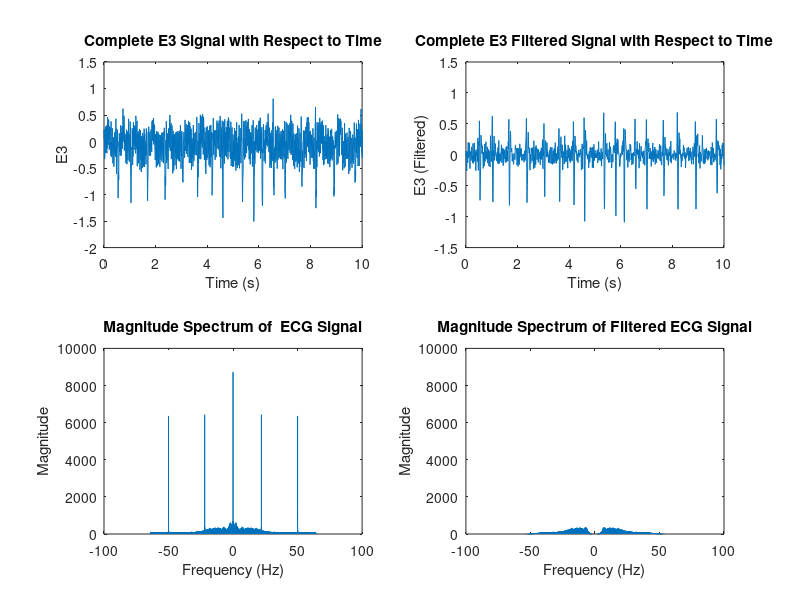

Source code (MATLAB): (Note: this script raises an error after producing the figure.)

sampling_rate = 128;
threshold = 0.38;     % Threshold for R-peak detection 
min_distance = 0.3 * sampling_rate; % Minimum distance between peaks (in samples)

data = load('E3.mat'); 
E3 = data.E3;

bandstop_freq1 = [21.95 22.05];
filter_order = 4; 

[bs_b1, bs_a1] = butter(filter_order, bandstop_freq1 / (sampling_rate / 2), 'stop');

E3_bandstopped1 = filtfilt(bs_b1, bs_a1, E3);

bandstop_freq2 = [49.95 50.05]; 

[bs_b2, bs_a2] = butter(filter_order, bandstop_freq2 / (sampling_rate / 2), 'stop');

E3_bandstopped2 = filtfilt(bs_b2, bs_a2, E3_bandstopped1);

filter_order = 4; 

[b, a] = butter(filter_order, [5 45] / (sampling_rate / 2), 'bandpass');

E3_filtered = filtfilt(b, a, E3_bandstopped2);


time = (0:length(E3)-1) / sampling_rate;


subplot(2,2,1);
plot(time, E3);
xlabel('Time (s)');
xlim([0 10]);
ylabel('E3');
title('Complete E3 Signal with Respect to Time');

n = length(E3_filtered); % Number of samples

subplot(2,2,2);
plot(time, E3_filtered);
xlabel('Time (s)');
xlim([0 10]);
ylabel('E3 (Filtered)');
title('Complete E3 Filtered Signal with Respect to Time');


f = (-n/2:n/2-1) * (sampling_rate / n);

subplot(2,2,3);

plot(f, abs(fftshift(abs(fft(E3)))));
xlabel('Frequency (Hz)');
ylabel('Magnitude');
ylim([0 10000]);
title('Magnitude Spectrum of  ECG Signal');

subplot(2,2,4);
plot(f, abs(fftshift(abs(fft(E3_filtered)))));
xlabel('Frequency (Hz)');
ylabel('Magnitude');
ylim([0 10000]);
title('Magnitude Spectrum of Filtered ECG Signal');


[pks, locs] = findpeaks(E3_filtered, 'MinPeakHeight', threshold, ...
                             'MinPeakDistance', min_distance);

RR_intervals = diff(locs) / sampling_rate;

HR = 60 ./ RR_intervals;

figure;
plot((1:length(E3_filtered)) / sampling_rate, E3_filtered, 'b'); 
hold on;
plot(locs / sampling_rate, pks, 'ro');
xlabel('Time (s)');
xlim([0 10]);
ylabel('ECG Amplitude');
title('Detected R-Peaks in Entire ECG Signal');
grid on;
legend('ECG Signal', 'R-Peaks');


avg_HR = mean(HR);
fprintf('Average Heart Rate: %.2f bpm\n', avg_HR);


num_minutes=10;
HRmin=[];
for k=1:num_minutes
    start_idx = (k-1)*60 + 1;
    end_idx = min(k*60, length(HR));
    temp = mean(HR(start_idx:end_idx));
    HRmin = [HRmin temp];
end

minutes = 1:num_minutes;

figure;
bar(minutes, HRmin);
xlabel('Minutes');
ylabel('Mean Heart Rate (bpm)');
title('Mean Heart Rate per Minute');
grid on;



time = (0:length(E3)-1) / sampling_rate;


figure;
plot(time, E3);
xlabel('Time (s)');
xlim([0 10]);
ylabel('E3');
title('Complete E3 Signal with Respect to Time');


f = (-n/2:n/2-1) * (sampling_rate / n);

figure;
plot(f, abs(fftshift(abs(fft(E3)))));
xlabel('Frequency (Hz)');
ylabel('Magnitude');
ylim([0 10000]);
title('Magnitude Spectrum of  ECG Signal');




n = length(E3_filtered); % Number of samples

figure;
plot(time, E3_filtered);
xlabel('Time (s)');
xlim([0 10]);
ylabel('E3 (Filtered)');
title('Complete E3 Filtered Signal with Respect to Time');


f = (-n/2:n/2-1) * (sampling_rate / n);

figure;
plot(f, abs(fftshift(abs(fft(E3_filtered)))));
xlabel('Frequency (Hz)');
ylabel('Magnitude');
ylim([0 10000]);
title('Magnitude Spectrum of Filtered ECG Signal');